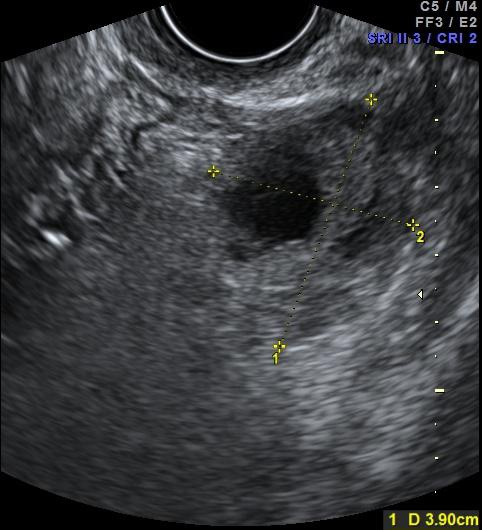
#> input picture my-2d/images/00.JPG, 482 x 530 px
$ python -i random_rotate.py   (imports and definitions only)
#> lines starting #> are read from the running program, lines starting #| are printed output that depends on the picture
import numpy as np
import scipy.ndimage as ndimage


def random_rotate3D(img_numpy, label=None, min_angle=-10, max_angle=10):
    """
    Returns a random rotated array in the same shape
    :param img_numpy: 3D numpy array
    :param label: 3D label array
    :param min_angle: in degrees
    :param max_angle: in degrees
    :return: 3D rotated img
    """
    assert img_numpy.ndim == 3, "provide a 3d numpy array"
    assert min_angle < max_angle, "min should be less than max val"
    assert min_angle > -360 or max_angle < 360
    all_axes = [(1, 0), (1, 2), (0, 2)]
    angle = np.random.randint(low=min_angle, high=max_angle + 1)
    axes_random_id = np.random.randint(low=0, high=len(all_axes))
    axes = all_axes[axes_random_id]
    if label is not None:
        return ndimage.rotate(img_numpy, angle, axes=axes, reshape=False), \
               ndimage.rotate(label, angle, axes=axes, reshape=False, order=0)
    return ndimage.rotate(img_numpy, angle, axes=axes, reshape=False)


class RandomRotation(object):
    def __init__(self, min_angle=-10, max_angle=10):
        self.min_angle = min_angle
        self.max_angle = max_angle

    def __call__(self, img_numpy, label=None):
        """
        Args:
            img_numpy (numpy): Image to be rotated.
            label (numpy): Label segmentation map to be rotated

        Returns:
            img_numpy (numpy): rotated img.
            label (numpy): rotated Label segmentation map.
        """
        img_numpy, label = random_rotate3D(img_numpy, label, self.min_angle, self.max_angle)
        return img_numpy, label

>>> import cv2
>>> picture = cv2.imread('../../../my-2d/images/00.JPG')
#> picture is the input picture: shape (530, 482, 3); mean B, G, R 61.5, 59, 57.7
>>> result = random_rotate3D(picture)
#> in random_rotate3D, `return ndimage.rotate(img_numpy, angle, axes=axes, reshape=False)`:
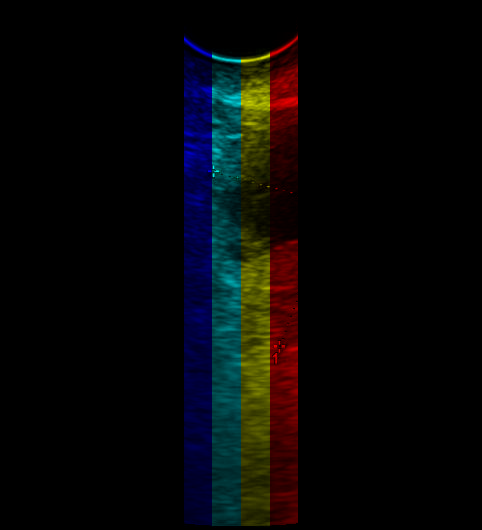
#> returned value: shape (530, 482, 3); mean of channels 0, 1, 2 7.5, 7.4, 7.3; drawn as B, G, R

$ run again, on my-2d/images/10.JPG
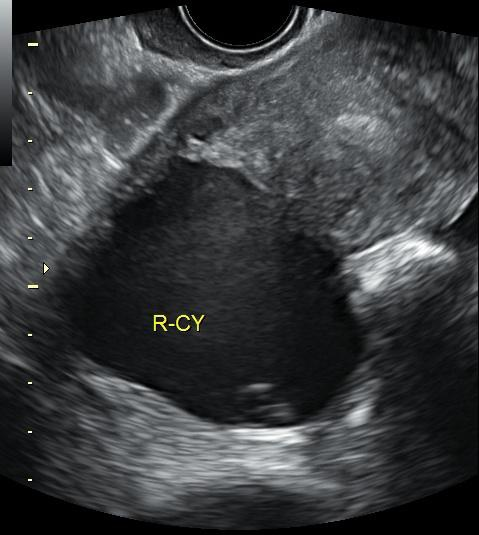
#> input picture my-2d/images/10.JPG, 479 x 535 px
#> picture is the input picture: shape (535, 479, 3); mean B, G, R 60.2, 58.3, 56.6
#> in random_rotate3D, `return ndimage.rotate(img_numpy, angle, axes=axes, reshape=False)`:
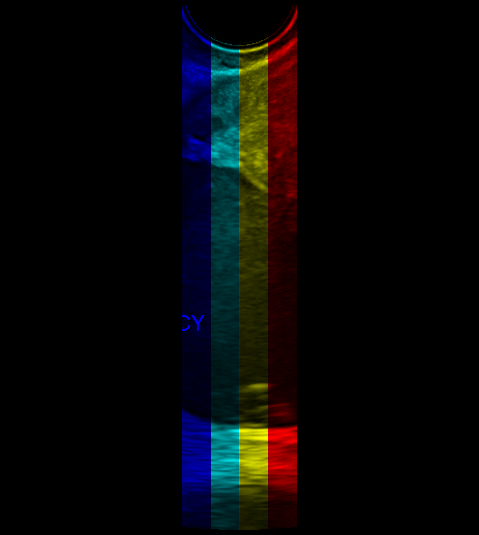
#> returned value: shape (535, 479, 3); mean of channels 0, 1, 2 7.4, 7.4, 7.7; drawn as B, G, R

$ run again, on my-2d/images/10.jpg
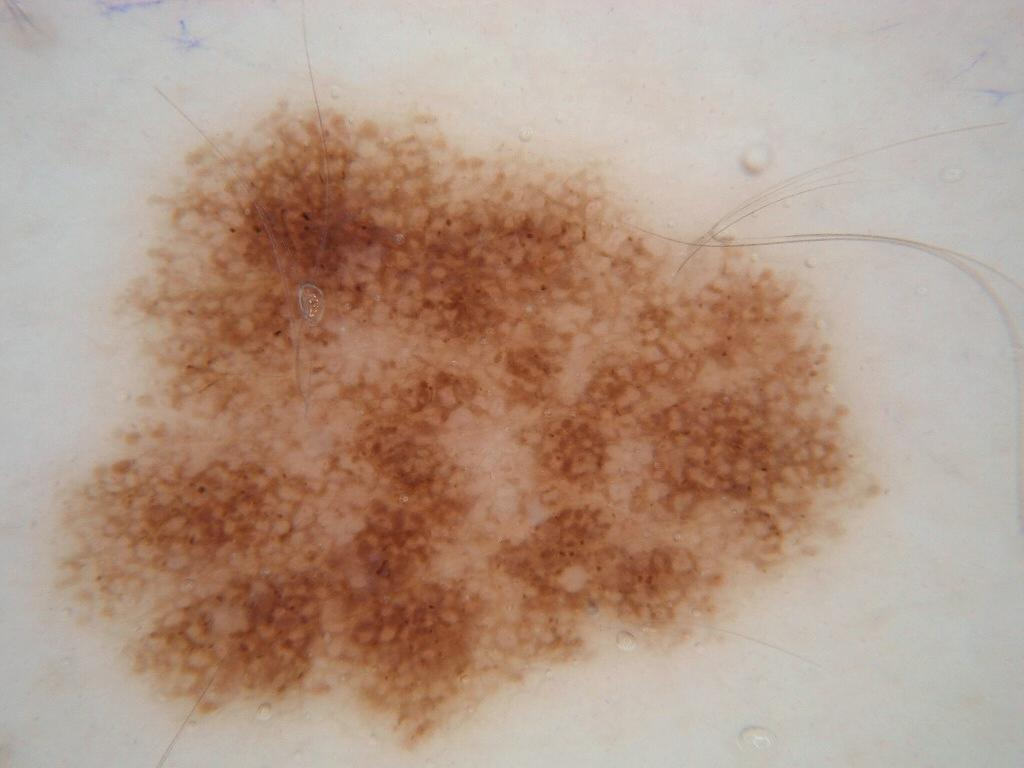
#> input picture my-2d/images/10.jpg, 1024 x 768 px
#> picture is the input picture: shape (768, 1024, 3); mean B, G, R 136.5, 153.3, 178.9
#> in random_rotate3D, `return ndimage.rotate(img_numpy, angle, axes=axes, reshape=False)`:
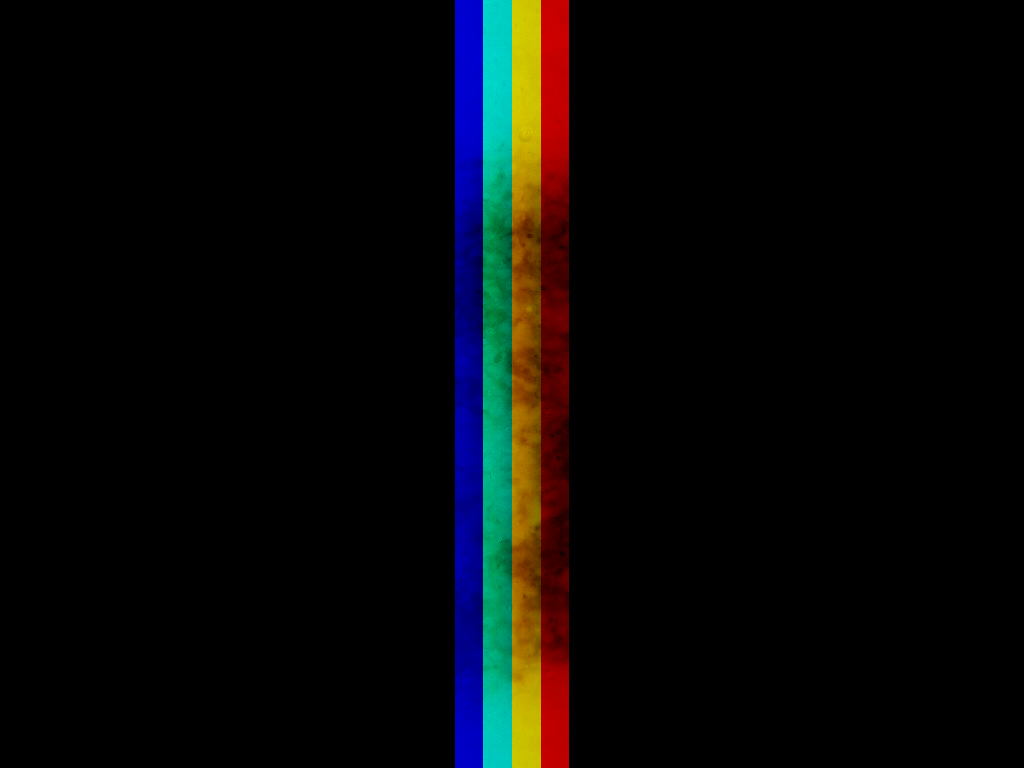
#> returned value: shape (768, 1024, 3); mean of channels 0, 1, 2 7.9, 8.2, 7.9; drawn as B, G, R

$ run again, on my-2d/images/20.JPG
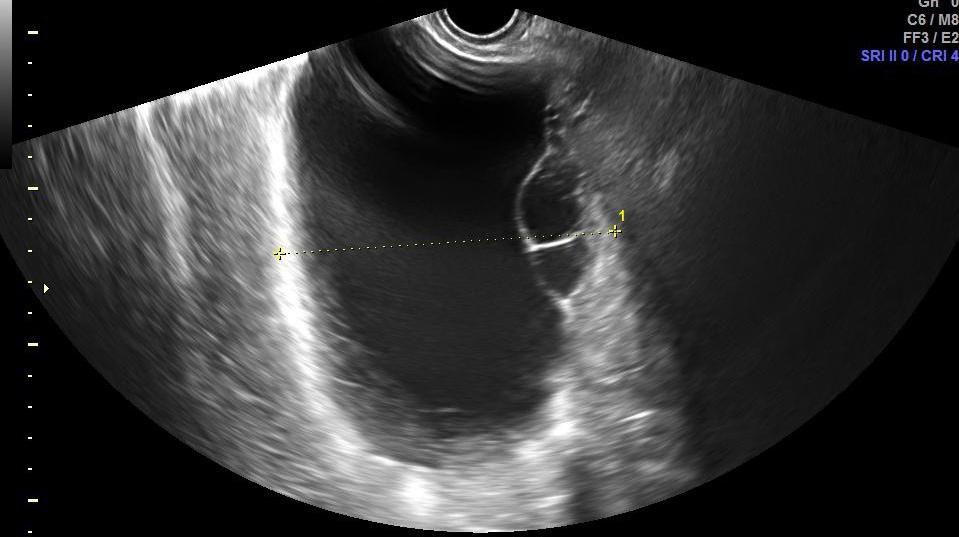
#> input picture my-2d/images/20.JPG, 959 x 537 px
#> picture is the input picture: shape (537, 959, 3); mean B, G, R 52.5, 52.4, 52.4
#> in random_rotate3D, `return ndimage.rotate(img_numpy, angle, axes=axes, reshape=False)`:
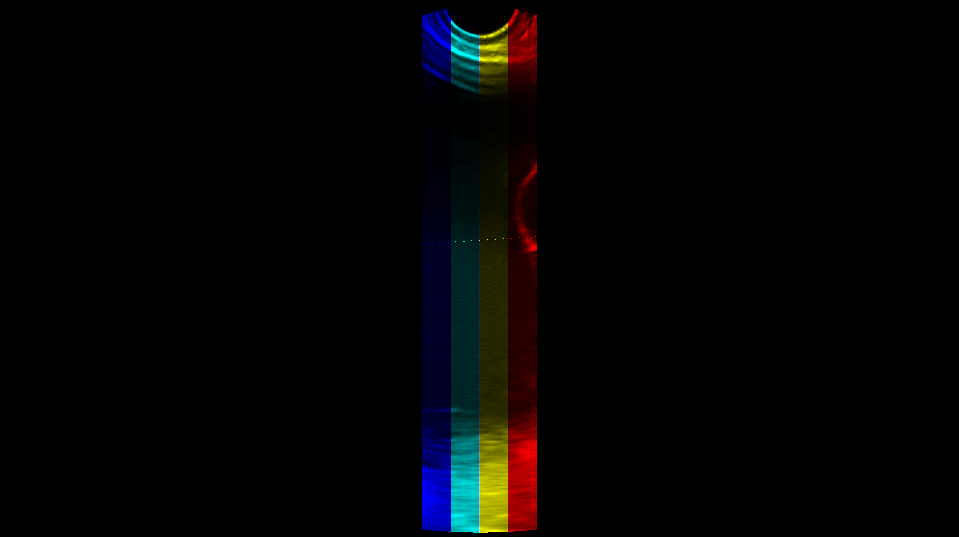
#> returned value: shape (537, 959, 3); mean of channels 0, 1, 2 3.6, 3.5, 3.9; drawn as B, G, R
